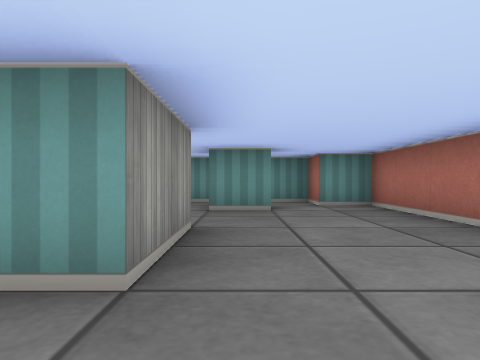
[1] (above)

12 first-person views from a walk through a cub3D level. The camera is about half as high as the walls, looks level and sees 70° across. The floor is counted in squares. Each view is taken from the middle of a square. On the plan, view 1 faces up. The plan holds only what a view shows up to about 9 squares ahead; the rest is blank.

[2]
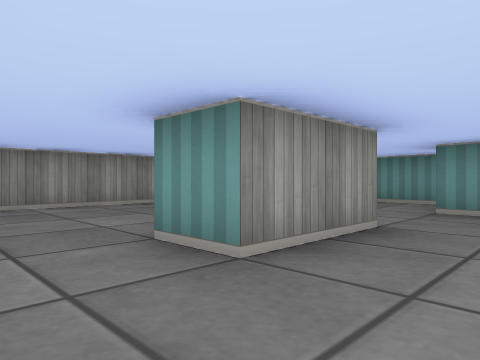

[3]
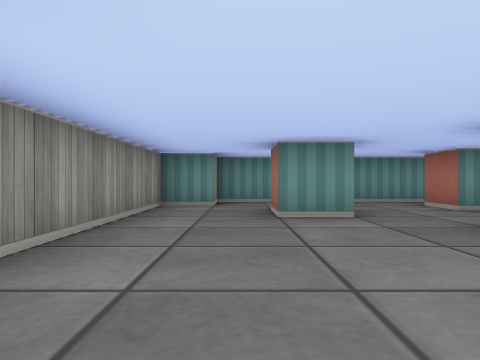

[4]
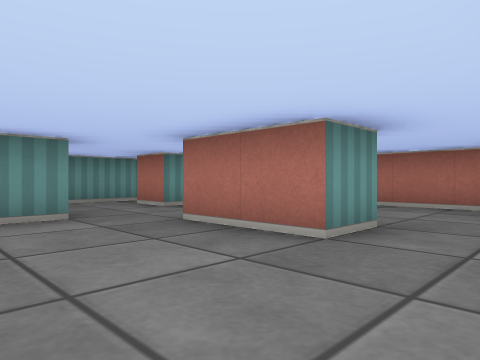

[5]
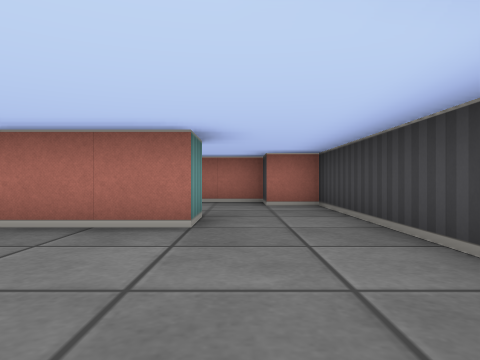

[6]
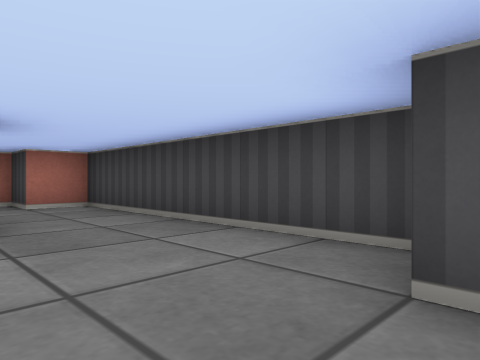

[7]
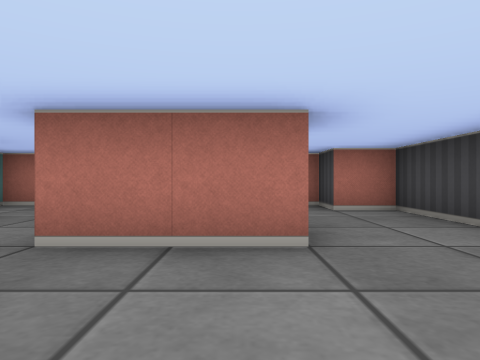

[8]
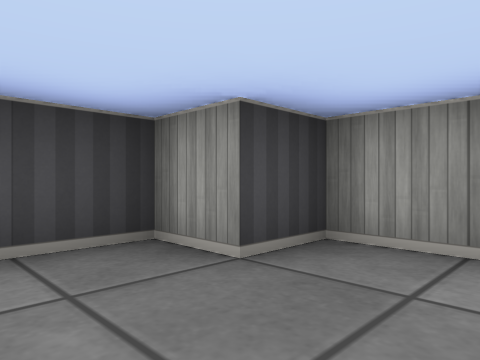

[9]
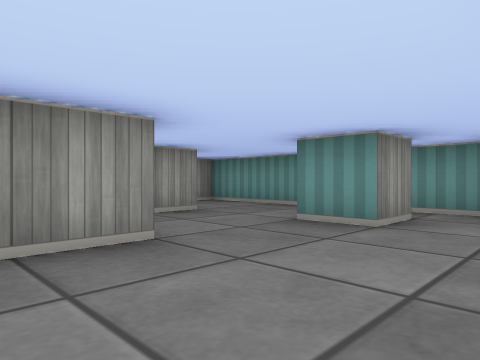

[10]
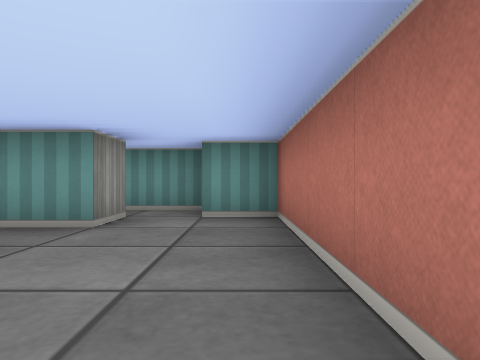

[11]
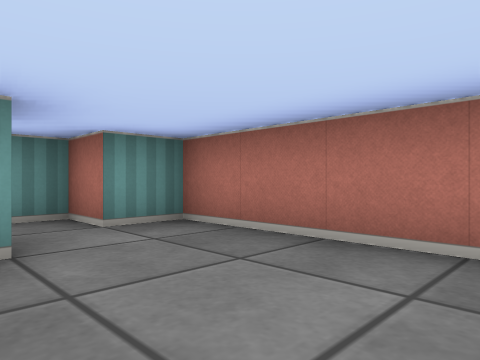

[12]
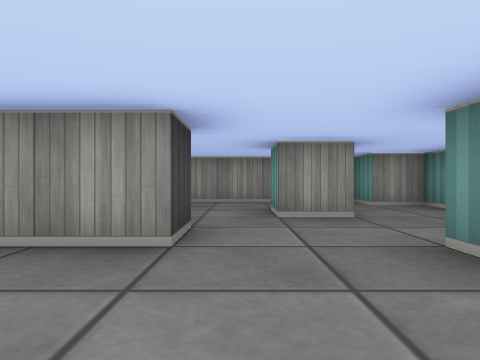

### Floor plan
Points are (right, up) in squares from view 1. A wall is a line through its corners. A room is listed if a view was taken in it or the views show most of it. See-through windows are left out.
Room 1 (views 1, 2, 3, 4, 5, 6, 7, 8, 9, 10, 11, 12)
walls: (-1.5, 3.5) (-0.5, 3.5) (-0.5, 1.5) (-1.5, 1.5) (-1.5, 3.5); (-2.5, 5.6) (-2.5, 4.5) (-3.5, 4.5) (-3.5, 5.5); (-4.5, 0.5) (-4.5, -0.5) (1.5, -0.5) (1.5, 0.5) (2.5, 0.5) (2.5, 6.5) (1.5, 6.5) (1.5, 7.5) (-4.5, 7.5) (-4.5, 6.5) (-5.5, 6.5) (-5.5, 0.5) (-4.5, 0.5); (0.5, 6.5) (0.5, 5.5) (-0.5, 5.5) (-0.5, 6.5)

Where each view was taken, in squares from view 1:
view 1: 0 up, 0 right, facing up
view 2: 0 up, 1 right, facing up-left
view 3: 0 up, 4 left, facing up
view 4: 0 up, 4 left, facing up-right
view 5: 1 up, 5 left, facing right
view 6: 2 up, 5 left, facing down-right
view 7: 2 up, 4 left, facing right
view 8: 2 up, 3 left, facing down-left
view 9: 2 up, 2 right, facing up-left
view 10: 2 up, 2 right, facing up
view 11: 3 up, 0 right, facing up-right
view 12: 4 up, 2 right, facing left
